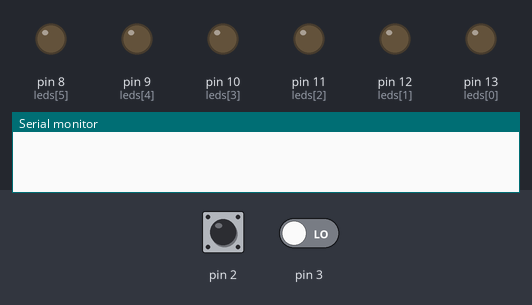
Simulated run of this sketch. Board: Arduino Uno, built with avr-gcc and run on an emulated ATmega328P. Parts: output pins drawn as LEDs (lit = HIGH), the last lines printed to the serial monitor. Inputs (shaded band) come from the test bench; at power-on: pin 2 LOW, pin 3 LOW.

Above: at 1.2 s.
1.3 s: pin 2 driven HIGH
2.8 s: pin 3 driven HIGH
4.3 s: pin 2 pulsed LOW 2 times (0.12 s each, 0.3 s apart)
At 4.52 s:
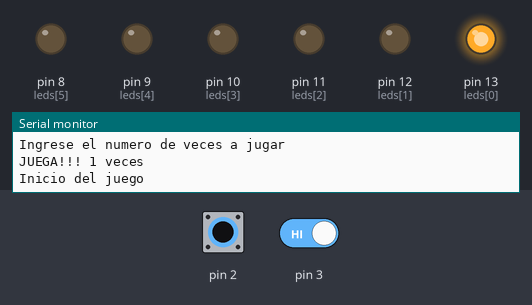
At 4.92 s:
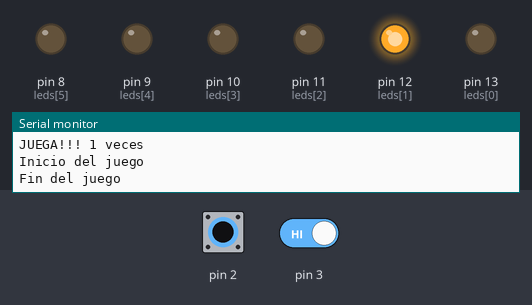
Timing chart, 0 to 8.1 s (numbered marks = the images above; inputs shaded):
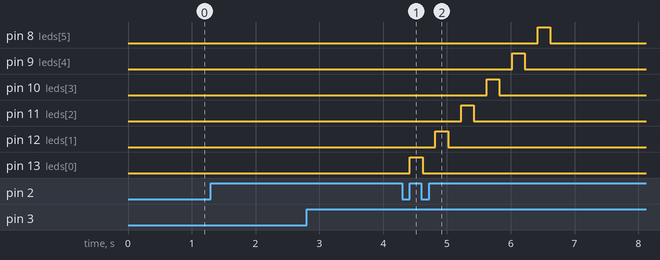

The sketch:

UlcuangoPablo_DEBER_4.2_SE.ino
```cpp
/*UNIVERSIDAD TÉCNICA DEL NORTE
FICA-CITEL
SISTEMAS EMBEBIDOS
DEBER 4.2: Periféricos Especiales - Interrupciones
Nombre: Ulcuango Pablo
Fecha: 21-05-2021
Docente: Ing. Pamela Godoy
*/

const int leds[6]={13,12,11,10,9,8};        //define pines de leds
int on=0;                                   //interrupcion int 0 pin2
int cont;                                   //interrupcion int 1 pin3
int i;
int j=0;                                    //variable de conteo

void setup() {
for(i=0;i<6;i++){                           //incremento de leds de uno en uno
  pinMode(leds[i],OUTPUT);                  //salida de leds
  }
  i=0;
  Serial.begin(9600);
  attachInterrupt(0,activacion,RISING);        //habilitacion de la interrupcion 0 llamada activacion
  attachInterrupt(1,contador,RISING);          //habilitacion de la interrupcion 1 llamada contador
}


void loop() {
  if(on==2){
    for(;i<cont;i++){
      for(j=0;j<6;j++){
        digitalWrite(leds[j],HIGH);
        delay(200);
        digitalWrite(leds[j],LOW);
        delay(200);
      }

    }
  }
}

void activacion(){
switch (on){                                //opciones de los botones
  case 0:
  Serial.println("Inicio del sistema");
  Serial.println("Ingrese el numero de veces a jugar");
  on++;
  break;
  case 1:
  Serial.println("Inicio del juego");
  on++;
  break;
  case 2:
  Serial.println("Fin del juego");
  cont=0;
  on=0;
  i=0;
  break;
}
}

void contador(){
  if(on==1){
    cont++;
    Serial.print(String("JUEGA!!! ")+String(cont)+String(" veces\n"));
    }
}
```

Measured:
- after the input at 4.3 s, pin 8 (leds[5]): LOW → HIGH after 2.1 s, → LOW 0.20 s later; pin 9 (leds[4]): LOW → HIGH after 1.7 s, → LOW 0.20 s later; pin 10 (leds[3]): LOW → HIGH after 1.3 s, → LOW 0.20 s later; pin 11 (leds[2]): LOW → HIGH after 0.92 s, → LOW 0.20 s later; pin 12 (leds[1]): LOW → HIGH after 0.52 s, → LOW 0.20 s later
